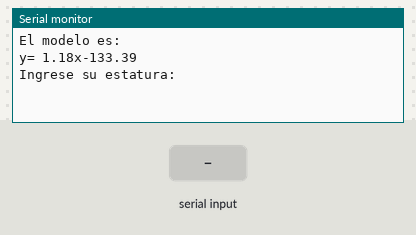
Simulated run of this sketch. Board: Arduino Uno, built with avr-gcc and run on an emulated ATmega328P. Shown: the last lines printed to the serial monitor. The test bench sets the inputs (shaded band).

Above: at 1.2 s.
1.3 s: "90,45\n" received over Serial
At 3.2 s:
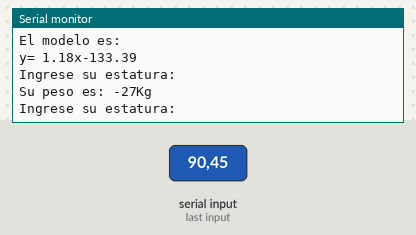
3.8 s: "30,150\n" received over Serial
At 5.2 s:
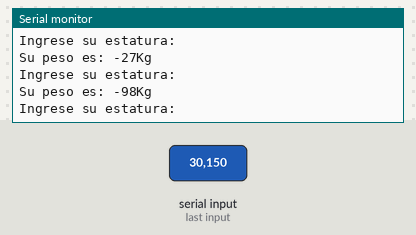

Measured:
- after the input at 1.3 s, the serial monitor: prints a new line after 1.0 s (image 1)
- after the input at 3.8 s, the serial monitor: prints a new line after 1.0 s (image 2)

The sketch:

GuerronCarlos_Laboratorio4.ino
```cpp
/*
 *    UNIVERSIDAD TÉCNICA DEL NORTE
 *          FICA-CITEL
 *      SISTEMAS EMBEBIDOS
 * Nombre: Carlos Guerrón
 * Fecha: 19/01/2021
 * LABORATORIO 4
 * OBJETIVO:Imprimir los puntos del conjunto de entrenamiento correspondientes a la regresión lineal (peso-estatura)
 * y la tendencia lineal o exponencial.
 * Al ingresar un nuevo valor por comunicaci on serial al sistema electronico, realizar el pronostico (en
 * depedencia de la interfaz si se desea una tendencia lineal o exponencial) y graficarlo en la interfaz
 * con un color diferente a lo ya visto del conjunto de entrenamiento.
 */
 #include <SoftwareSerial.h>   //llamamos a la libreria que nos ayuda a la cx serial por sofware
 SoftwareSerial sftSerial(2,3); //ponemos un nombre a la cx serial, usualmente se usa los pines (2,3) y (10,11)
 int matriz [14][2]{
 {170,67},
 {180,80},
 {170,65},
 {178,75},
 {160,55},
 {163,60},
 {165,63},
 {170,70},
 {164,62},
 {176,77},
 {164,60},
 {170,76},
 {170,56},
 {168,60},
  };
 int col=0;
 int fil=0;
 int Ex=0;  //sumatoria de x
 int Ey=0; //sumatoria de y
 long int Exy=0; //sumatoria de xy
 long int Ex2=0; //sumatoria de x^2
 long int Ex_2=0; //sumatoria de (Ex)^2
 int n=14; //tam de muestras
 float Bo; //Ordenada en el origen
 float m; //pendiente
 int m1;
 String dato;  //recibir estatura
 int estatura;  //convertir
 int peso;
void setup() {
  Serial.begin(9600);
  sftSerial.begin(9600); //inciamos la cx serial por sofware
  //creacion del modelo
  for(;fil<n;fil++){
    Ex=Ex+matriz[fil][0];
    Ey=Ey+matriz[fil][1];
    Exy=Exy+(matriz[fil][0]*matriz[fil][1]);
    Ex2=Ex2+pow(matriz[fil][0],2);
  }
  Ex_2=pow(Ex,2);
  Bo=(float(Ex2*Ey)-float(Ex*Exy))/(float(n*Ex2-Ex_2));
  m1=(n*Exy)-(Ex*Ey);
  m=float(m1)/(float(n*Ex2-Ex_2));
  Serial.println("El modelo es: ");
  Serial.println(String("y= ")+String(m)+String("x")+String(Bo));
  Serial.println("Ingrese su estatura: ");
}

void loop() {
  if(Serial.available()>0){
    dato=Serial.readString();
    estatura=dato.toInt();
    peso=m*estatura+Bo;
    Serial.println(String("Su peso es: ")+String(peso)+String("Kg"));
    Serial.println("Ingrese su estatura: ");
    sftSerial.write(estatura);
    }
}
```
